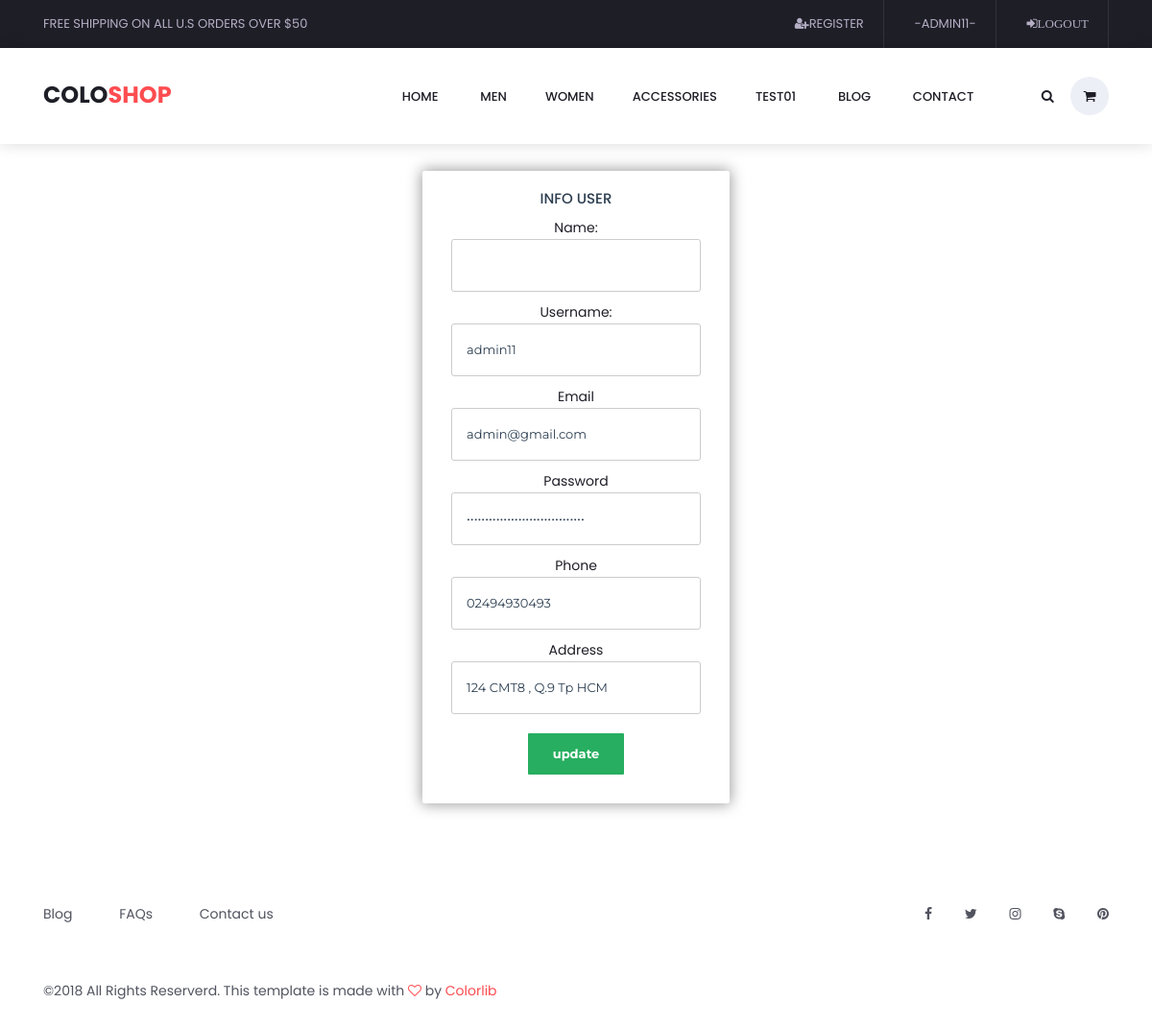
The app's page /controller/index.php?act=userinfo (signed in) with its own data.
### tables this page shows
CREATE TABLE `catalog` (
  `id` int(11) NOT NULL,
  `name` varchar(255) DEFAULT NULL,
  `slug` varchar(255) NOT NULL,
  `created_at` timestamp NULL DEFAULT NULL,
  `updated_at` timestamp NULL DEFAULT NULL
);

CREATE TABLE `users` (
  `id` int(11) NOT NULL,
  `role` tinyint(4) DEFAULT 0,
  `username` varchar(100) NOT NULL,
  `email` varchar(255) NOT NULL,
  `name` varchar(50) NOT NULL,
  `password` varchar(255) NOT NULL,
  `remem_token` varchar(100) DEFAULT NULL,
  `phone` varchar(12) DEFAULT NULL,
  `address` varchar(255) DEFAULT NULL,
  `created_at` timestamp NULL DEFAULT NULL,
  `deleted_at` timestamp NULL DEFAULT NULL
);

### model/pdo.php (called while the page is built, shortened)
<?php
function pdo_get_connection(){
    $dburl = "mysql:host=localhost;dbname=dam;charset=utf8";
    $username = 'root';
    $password = '';
    $conn = new PDO($dburl, $username, $password);
    $conn->setAttribute(PDO::ATTR_ERRMODE, PDO::ERRMODE_EXCEPTION);
    return $conn;
}
function pdo_query($sql){
    $sql_args = array_slice(func_get_args(), 1);
    try{
        $conn = pdo_get_connection();
        $stmt = $conn->prepare($sql);
        $stmt->execute($sql_args);
        $rows = $stmt->fetchAll();
        return $rows;
    }
    catch(PDOException $e){
        throw $e;
    }
    finally{
        unset($conn);
    }
}
function pdo_query_one($sql){
    $sql_args = array_slice(func_get_args(), 1);
    try{
        $conn = pdo_get_connection();
        $stmt = $conn->prepare($sql);
        $stmt->execute($sql_args);
        $row = $stmt->fetch(PDO::FETCH_ASSOC);
        return $row;
    }
    catch(PDOException $e){
        throw $e;
    }
    finally{
        unset($conn);
    }
}
?>

### model/catalog.php (called while the page is built, shortened)
<?php
    require_once 'pdo.php';
    function loadcat(){
        $sql="select * from catalog ";
        return pdo_query($sql);
    }
?>

### model/user.php (called while the page is built, shortened)
<?php
function userinfo($id){
    $sql="Select * from users WHERE id=? ";
    return pdo_query_one($sql,$id);
}
?>

### view/userinfo.php (the view, shortened to what this page needs)
</div><div class="fm">
<form id="msform" action="?act=userinfo" method="post">
  <ul id="progressbar">
    <li class="active">Account Setup</li>
    <li>Social Profiles</li>
    <li>Personal Details</li>
  </ul>
  <fieldset>
    <h2 class="fs-title">Info User</h2>
    <lable>Name:<input type="text" name="name"  value="<?=$userinfo['name'];?>" /></label>
    Username:<input type="text" name="user"  value="<?=$userinfo['username'];?>" />
    Email<input type="text" name="email"  value="<?=$userinfo['email'];?>" />
    Password<input type="password" name="pass"  value="<?=$userinfo['password'];?>"/>
    Phone<input type="text" name="phone"  value="<?=$userinfo['phone'];?>"/>
    Address<input name="address"  value="<?=$userinfo['address'];?>">
    <input type="submit" name="update" class="submit action-button" value="update" />
  </fieldset>
</form>
</div>

### view/header.php (shortened to what this page needs)
<!DOCTYPE html>
<html lang="en">
<head>
<link rel="stylesheet" type="text/css" href="../view/styles/bootstrap4/bootstrap.min.css">
<link href="../view/plugins/font-awesome-4.7.0/css/font-awesome.min.css" rel="stylesheet" type="text/css">
<link rel="stylesheet" type="text/css" href="../view/plugins/OwlCarousel2-2.2.1/owl.carousel.css">
<link rel="stylesheet" type="text/css" href="../view/plugins/OwlCarousel2-2.2.1/owl.theme.default.css">
<link rel="stylesheet" type="text/css" href="../view/plugins/OwlCarousel2-2.2.1/animate.css">
<link rel="stylesheet" type="text/css" href="../view/styles/main_styles.css">
<link rel="stylesheet" type="text/css" href="../view/styles/responsive.css">
<link rel="stylesheet" href="../view/plugins/themify-icons/themify-icons.css">
<link rel="stylesheet" type="text/css" href="../view/plugins/jquery-ui-1.12.1.custom/jquery-ui.css">
<link rel="stylesheet" type="text/css" href="../view/styles/contact_styles.css">
<link rel="stylesheet" type="text/css" href="../view/styles/contact_responsive.css">
<link rel="stylesheet" type="text/css" href="../view/styles/categories_styles.css">
<link rel="stylesheet" type="text/css" href="../view/styles/categories_responsive.css">
<link rel="stylesheet" type="text/css" href="../view/styles/single_styles.css">
<link rel="stylesheet" type="text/css" href="../view/styles/single_responsive.css">
<link rel="stylesheet" type="text/css" href="../view/styles/log.css">
</head>
<body>
<div class="super_container">
	<header class="header trans_300">
		<div class="top_nav">
			<div class="container">
				<div class="row">
					<div class="col-md-6">
						<div class="top_nav_left">free shipping on all u.s orders over $50</div>
					</div>
					<div class="col-md-6 text-right">
						<div class="top_nav_right">
							<ul class="top_nav_menu">
								<li class="currency"><a href="index.php?act=reg"><i class="fa fa-user-plus" ></i>Register</a></li>
								<?php
										if(isset($_SESSION['user'])){
											echo '<li class="currency"><a href="index.php?act=userinfo"><i class="" ></i>-'.$_SESSION['user'].'-</a></li>
												<li class="currency"><a href="index.php?act=logout"><i class="fa fa-sign-in" >Logout</i>
												</a></li>
											';
										}else{
											echo '<li class="currency"><a href="index.php?act=log"><i class="fa fa-sign-in" ></i>Sign In</a></li>';
										}
									?>
							</ul>
						</div>
					</div>
				</div>
			</div>
		</div>
		<div class="main_nav_container">
			<div class="container">
				<div class="row">
					<div class="col-lg-12 text-right">
						<div class="logo_container">
							<a href="#">colo<span>shop</span></a>
						</div>
						<nav class="navbar">
							<ul class="navbar_menu">
								<li><a href="index.php">home</a></li>
<?php
									foreach($cat as $cat){
										$link = 'index.php?act=product&id_cat='.$cat['id'];
										echo '<li><a href="'.$link.'">'.$cat['name'].'</a></li>';
}?>
								<li><a href="index.php?act=blog">blog</a></li>
								<li><a href="index.php?act=contact">contact</a></li>
							</ul>
							<ul class="navbar_user">
								<li><a href="#"><i class="fa fa-search" aria-hidden="true"></i></a></li>
								<li class="checkout">
									<a href="?act=add_cart">
										<i class="fa fa-shopping-cart" aria-hidden="true"></i>
									</a>
								</li>
							</ul>
						</nav>
					</div>
				</div>
			</div>
		</div>
	</header>

### view/styles/main_styles.css (style rules this page uses)
* { margin: 0; padding: 0; }
body { font-family: 'Poppins', sans-serif; font-size: 14px; line-height: 23px; font-weight: 400; background: #FFFFFF; color: #1e1e27; }
div { display: block; position: relative; -webkit-box-sizing: border-box; -moz-box-sizing: border-box; box-sizing: border-box; }
ul { list-style: none; margin-bottom: 0px; }
a, a:hover, a:visited, a:active, a:link { text-decoration: none; -webkit-font-smoothing: antialiased; -webkit-text-shadow: rgba(0,0,0,.01) 0 0 1px; text-shadow: rgba(0,0,0,.01) 0 0 1px; }
h2 { font-size: 40px; }
h1, h2, h3, h4, h5, h6 { color: #282828; -webkit-font-smoothing: antialiased; -webkit-text-shadow: rgba(0,0,0,.01) 0 0 1px; text-shadow: rgba(0,0,0,.01) 0 0 1px; }
.trans_300 { -webkit-transition: all 300ms ease; -moz-transition: all 300ms ease; -ms-transition: all 300ms ease; -o-transition: all 300ms ease; transition: all 300ms ease; }
.super_container { width: 100%; overflow: hidden; }
.header { position: fixed; top: 0; left: 0; width: 100%; background: #FFFFFF; z-index: 10; }
.top_nav { width: 100%; height: 50px; background: #1e1e27; }
.top_nav_left { height: 50px; line-height: 50px; font-size: 13px; color: #b5aec4; text-transform: uppercase; }
.currency { display: inline-block; position: relative; min-width: 50px; border-right: solid 1px #33333b; padding-right: 20px; padding-left: 20px; text-align: center; vertical-align: middle; background: #1e1e27; }
.currency > a { display: block; color: #b5aec4; font-weight: 400; height: 50px; line-height: 50px; font-size: 13px; text-transform: uppercase; }
.currency > a > i { margin-left: 8px; }
.main_nav_container { width: 100%; background: #FFFFFF; box-shadow: 0 0 16px rgba(0, 0, 0, 0.15); }
.navbar { width: auto; height: 100px; float: right; padding-left: 0px; padding-right: 0px; }
.navbar_menu li { display: inline-block; }
.navbar_menu li a { display: block; color: #1e1e27; font-size: 13px; font-weight: 500; text-transform: uppercase; padding: 20px; -webkit-transition: color 0.3s ease; -moz-transition: color 0.3s ease; -ms-transition: color 0.3s ease; -o-transition: color 0.3s ease; transition: color 0.3s ease; }
.navbar_user { margin-left: 37px; }
.navbar_user li { display: inline-block; text-align: center; }
.navbar_user li a { display: -webkit-box; display: -moz-box; display: -ms-flexbox; display: -webkit-flex; display: flex; flex-direction: column; justify-content: center; align-items: center; position: relative; width: 40px; height: 40px; color: #1e1e27; -webkit-transition: color 0.3s ease; -moz-transition: color 0.3s ease; -ms-transition: color 0.3s ease; -o-transition: color 0.3s ease; transition: color 0.3s ease; }
.checkout a { background: #eceff6; border-radius: 50%; }
.logo_container { position: absolute; top: 50%; -webkit-transform: translateY(-50%); -moz-transform: translateY(-50%); -ms-transform: translateY(-50%); -o-transform: translateY(-50%); transform: translateY(-50%); left: 15px; }
.logo_container a { font-size: 24px; color: #1e1e27; font-weight: 700; text-transform: uppercase; }
.logo_container a span { color: #fe4c50; }

### records on screen
catalog: name "MEN"
catalog: name "WOMEN"
catalog: name "ACCESSORIES"
catalog: name "TEST01"
users: user "admin11", email "admin@gmail.com", phone "02494930493", address "124 CMT8 , Q.9 Tp HCM"

### other values on screen
$_SESSION['user'] "ADMIN11"
